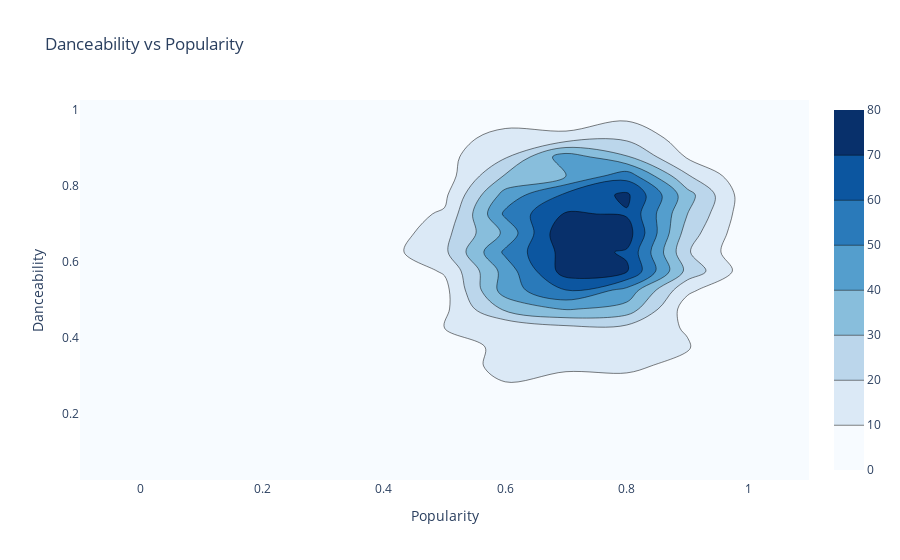

Notebook code for this chart:
### Code cell
fig = go.Figure(go.Histogram2dContour(
        x = master_song_df['popularity'],
        y = master_song_df["danceability"],
        colorscale = 'Blues'
)
,layout_title_text="Danceability vs Popularity")
fig.update_xaxes(title_text="Popularity")
fig.update_yaxes(title_text="Danceability")

### Figure 1 — Plotly figure (JSON) as saved in the notebook; plotly's stock layout.template omitted (floating-point values rounded to 4 significant figures; data arrays with more than 128 entries replaced by an {"elided": "..."} marker saying what was removed)
{"data": [{"colorscale": [[0, "rgb(247,251,255)"], [0.125, "rgb(222,235,247)"], [0.25, "rgb(198,219,239)"], [0.375, "rgb(158,202,225)"], [0.5, "rgb(107,174,214)"], [0.625, "rgb(66,146,198)"], [0.75, "rgb(33,113,181)"], [0.875, "rgb(8,81,156)"], [1, "rgb(8,48,107)"]], "type": "histogram2dcontour", "x": {"elided": "2248 float values"}, "y": {"elided": "2248 float values"}}], "layout": {"title": {"text": "Danceability vs Popularity"}, "xaxis": {"title": {"text": "Popularity"}}, "yaxis": {"title": {"text": "Danceability"}}}}
